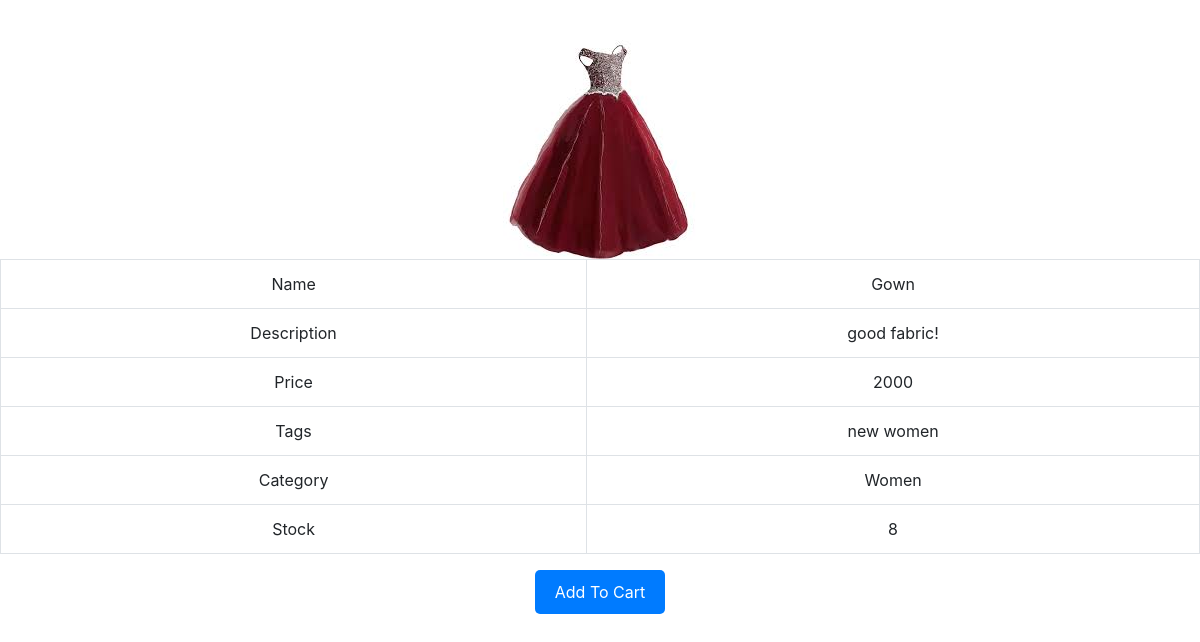
Screenshot of /products/2/ with the database file from the repository.
### shop/models.py (models this page shows, shortened)
class BaseModel(models.Model):
    created_at = models.DateTimeField(auto_now_add=True)
    updated_at = models.DateTimeField(auto_now=True)
    deleted_at = models.DateTimeField(blank=True, null=True, default=None)
    class Meta:
        abstract = True

class Products(BaseModel):
    name = models.CharField(max_length=300)
    price = models.SmallIntegerField()
    stock = models.SmallIntegerField()
    description = models.TextField(null=True, blank=True)
    image = models.ImageField(upload_to=image_path, null=True, blank=True)
    category = models.ForeignKey(Category, on_delete=models.DO_NOTHING, blank=True, null=True)
    tags = models.ManyToManyField(Tag, default=list, blank=True)
    class Meta:
        db_table = 'products'
        indexes = [
            models.Index(fields=['id', 'deleted_at']),
        ]

class Tag(BaseModel):
    name = models.CharField(max_length=100)
    description = models.TextField(null=True, blank=True)
    class Meta:
        db_table = 'tags'
        indexes = [
            models.Index(fields=['id', 'deleted_at']),
        ]

class Category(BaseModel):
    name = models.CharField(max_length=100)
    description = models.TextField(null=True, blank=True)
    def __str__(self):
        return self.name
    class Meta:
        db_table = 'categories'
        indexes = [
            models.Index(fields=['id', 'deleted_at']),
        ]

### shop/views.py (the view)
# urls.py: path('products/<int:pk>/', ProductDetailView.as_view(), name='product_details'),
class ProductDetailView(DetailView):
    model = Products
    template_name = 'product/product_detail.html'
    context_object_name = 'product'

### templates/product/product_detail.html (shortened to what this page needs)
{% extends "base.html" %}
{% block content %}
<div class="product">
    <div>
        <img src="/{{product.image}}">
    </div>
    <table class="table table-bordered">
        <tbody>
        <tr>
            <td>Name</td>
            <td>{{product.name}}</td>
        </tr>
        <tr>
            <td>Description</td>
            <td>{{product.description}}</td>
        </tr>
        <tr>
            <td>Price</td>
            <td>{{product.price}}</td>
        </tr>
        <tr>
            <td>Tags</td>
            <td>
                {% for tag in product.tags.all %}
                    {{tag.name}}
                {% endfor %}
            </td>
        </tr>
        <tr>
            <td>Category</td>
            <td>
                {{product.category}}
            </td>
        </tr>
        <tr>
            <td>Stock</td>
            <td>
                {{product.stock}}
            </td>
        </tr>
    </tbody>
    </table>
        <a class="logout-button" href="{% url 'shop:add_to_cart' product_id=product.id %}" >Add To Cart</a>
    </div>
{% endblock %}

### templates/base.html (style rules this page uses)
.logout-button { display: inline-block; padding: 10px 20px; background-color: #007bff; color: #fff; text-decoration: none; border: none; border-radius: 5px; cursor: pointer; transition: background-color 0.3s ease; }

### templates/product/product_detail.html (style rules this page uses)
.product { text-align: center; }

### rows the page displays
Products: image (picture), name "Gown", description "good fabric!", price "2000", category "Women", stock "8"
Tag: name "new"
Tag: name "women"
